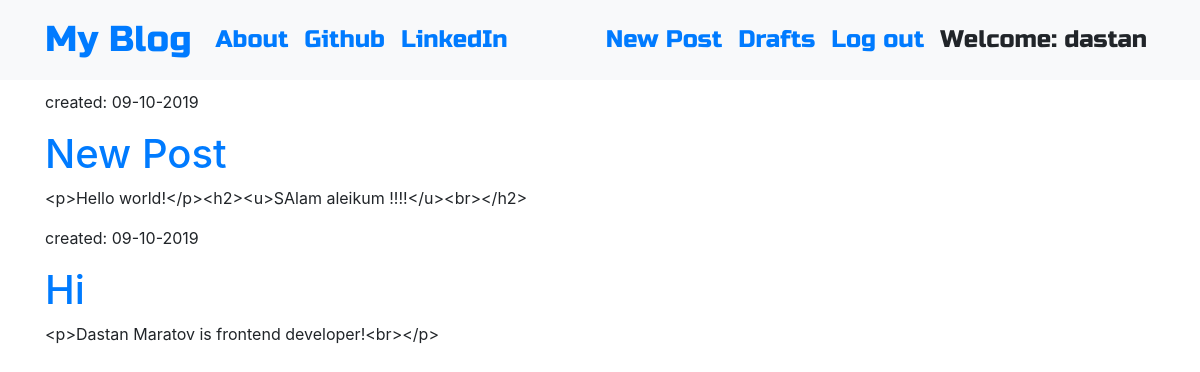
Page /drafts/ (signed in) on the committed database.
### blog/models.py (models this page shows, shortened)
class Post(models.Model):
    author = models.ForeignKey('auth.User', on_delete=models.CASCADE)
    title = models.CharField(max_length=200)
    text = models.TextField()
    created_date = models.DateTimeField(default=timezone.now)
    published_date = models.DateTimeField(blank=True, null=True)

### blog/views.py (the view)
# urls.py: path('drafts/', DraftListView.as_view(), name='post_draft_list'),
class DraftListView(LoginRequiredMixin, ListView):
    model = Post
    login_url = '/login/'
    redirect_field_name = 'post_list.html'
    template_name = 'post_draft_list.html'
    def get_queryset(self):
        return Post.objects.filter(published_date__isnull=True).order_by('created_date')

### templates/post_draft_list.html
{% extends 'base.html' %}
{% block content %}
    {% for post in post_list %}
        <div class="post">
            <p class="date">created: {{ post.created_date|date:'d-m-Y' }}</p>
            <h1><a href="{% url 'post_detail' pk=post.pk %}">{{ post.title }}</a></h1>
            <p>{{ post.text|truncatechars:200 }}</p>
        </div>
    {% endfor %}
{% endblock %}

### templates/base.html (shortened to what this page needs)
<!DOCTYPE html>
{% load staticfiles %}
<html lang="en">
<head>
        <link rel="stylesheet" href="https://stackpath.bootstrapcdn.com/bootstrap/4.3.1/css/bootstrap.min.css">
        <link rel="stylesheet" href="//cdn.jsdelivr.net/npm/medium-editor@latest/dist/css/medium-editor.min.css" type="text/css" media="screen" charset="utf-8">
        <link rel="stylesheet" href="{% static 'css/blog.css' %}">
</head>
<body class="loader">
    <nav class="navbar navbar-expand-lg bg-light techfont">
        <div class="container">
            <a class="navbar-brand bigbrand" href="{% url 'post_list' %}">My Blog</a>
            <div class="collapse navbar-collapse">
                <ul class="navbar-nav">
                    <li class="nav-item"><a class="nav-link" href="{% url 'about' %}">About</a></li>
                    <li class="nav-item"><a class="nav-link" href="https://github.com/Dastan95kg">Github</a></li>
                    <li class="nav-item"><a class="nav-link" href="https://www.linkedin.com">LinkedIn</a></li>
                </ul>
                <ul class="navbar-nav ml-auto">
                {% if user.is_authenticated %}
                    <li>
                      <a class="nav-link" href="{% url 'post_new' %}">New Post</a>
                    </li>
                    <li>
                      <a class="nav-link" href="{% url 'post_draft_list' %}">Drafts</a>
                    </li>
                    <li>
                      <a class="nav-link" href="{% url 'logout' %}" >Log out</a>
                    </li>
                    <li>
                      <a class="nav-link">Welcome: {{ user.username }}</a>
                    </li>
                {% else %}
                    <li><a class="nav-link" href="{% url 'login' %}"><i class="material-icons">person</i></a></li>
                {% endif %}
                </ul>
            </div>
        </div>
      </nav>
        <div class="content container">
            <div class="row">
                <div class="col-md-8">
                    <div class="blog_posts">
                        {% block content %}
                        {% endblock %}
                    </div>
                </div>
            </div>
        </div>
</body>
</html>

### static/css/blog.css (style rules this page uses)
.techfont { font-family: 'Russo One', sans-serif; font-size: 1.5em; margin-bottom: 10px; }
.bigbrand { font-size: 1.5em; }
.loader { filter:hue-rotate(0deg); color: linear-gradient(45deg,#0f8,#08f); animation:hue 10000ms infinite linear; }

### rows in the picture
Post: created_date "09-10-2019", title "New Post", text "<p>Hello world!</p><h2><u>SAlam aleikum !!!!</u><br></h2>"
Post: created_date "09-10-2019", title "Hi", text "<p>Dastan Maratov is frontend developer!<br></p>"

### other values in the picture
{{ user.username }} "dastan"
